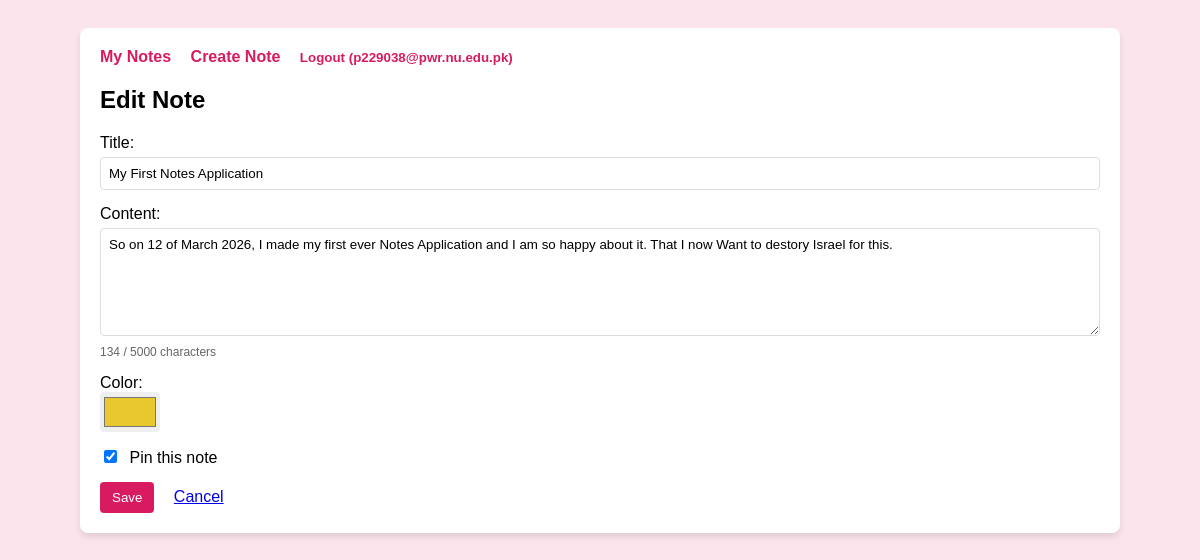
/notes/1/edit/ (signed in), run on the app's committed database.
### notes/models.py (models this page shows, shortened)
class Note(models.Model):
    title = models.CharField(max_length=200)
    content = models.TextField()
    color = models.CharField(max_length=7, default='#FFFF99')
    is_pinned = models.BooleanField(default=False)
    created_at = models.DateTimeField(auto_now_add=True)
    updated_at = models.DateTimeField(auto_now=True)
    owner = models.ForeignKey(User, on_delete=models.CASCADE)
    class Meta:
        ordering = ['-is_pinned', '-created_at']

### notes/views.py (the view)
# urls.py: path('<int:id>/edit/', views.note_edit, name='note_edit'),
@login_required
def note_edit(request, id):
    note = get_object_or_404(Note, id=id, owner=request.user)
    if request.method == 'POST':
        form = NoteForm(request.POST, instance=note)
        if form.is_valid():
            form.save()
            return redirect('note_list')
    else:
        form = NoteForm(instance=note)
    return render(request, 'notes/note_form.html', {'form': form})

### notes/forms.py
class NoteForm(forms.ModelForm):
    color = forms.CharField(
        widget=forms.TextInput(attrs={
            'type': 'color',
            'class': 'color-picker'
        })
    )
    class Meta:
        model = Note
        fields = ['title', 'content', 'color', 'is_pinned']
        widgets = {
            'title': forms.TextInput(attrs={'class': 'form-control', 'placeholder': 'Note title'}),
            'content': forms.Textarea(attrs={'class': 'form-control', 'placeholder': 'Note content', 'rows': 6, 'id': 'content-field'}),
            'is_pinned': forms.CheckboxInput(attrs={'class': 'form-check-input'}),
        }
        labels = {
            'is_pinned': 'Pin this note',
        }

### notes/templates/notes/note_form.html (shortened to what this page needs)
{% extends 'notes/base.html' %}
{% block content %}
    <h2>{% if form.instance.pk %}Edit Note{% else %}Create Note{% endif %}</h2>
    <form method="post">
        <div style="margin-bottom: 15px;">
            {{ form.title.label_tag }}<br>
            {{ form.title }}
        </div>
        <div style="margin-bottom: 15px;">
            {{ form.content.label_tag }}<br>
            {{ form.content }}
            <div style="margin-top: 5px; font-size: 12px; color: #666;">
                <span id="char-count">0</span> / 5000 characters
            </div>
        </div>
        <div style="margin-bottom: 15px;">
            {{ form.color.label_tag }}<br>
            {{ form.color }}
        </div>
        <div style="margin-bottom: 15px;">
            {{ form.is_pinned }} {{ form.is_pinned.label }}
        </div>
        <button type="submit" class="btn">Save</button>
        <a href="{% url 'note_list' %}" style="margin-left: 10px;">Cancel</a>
    </form>
{% endblock %}

### notes/templates/notes/base.html (shortened to what this page needs)
<!DOCTYPE html>
<html lang="en">
<head>
</head>
<body>
    <div class="container">
        <div class="nav">
            {% if user.is_authenticated %}
                <a href="{% url 'note_list' %}">My Notes</a>
                <a href="{% url 'note_create' %}">Create Note</a>
                <form method="post" action="{% url 'logout' %}" style="display: inline;">
                    <button type="submit" style="background: none; border: none; color: #d81b60; font-weight: bold; cursor: pointer; padding: 0; text-decoration: none;">Logout ({{ user.username }})</button>
                </form>
            {% else %}
                <a href="{% url 'login' %}">Login</a>
                <a href="{% url 'register' %}">Register</a>
            {% endif %}
        </div>
        {% block content %}
        {% endblock %}
    </div>
</body>
</html>

### notes/templates/notes/base.html (style rules this page uses)
body { font-family: sans-serif; background-color: #fce4ec; padding: 20px; }
.container { max-width: 1000px; margin: 0 auto; background: white; padding: 20px; border-radius: 8px; box-shadow: 0 4px 6px rgba(0,0,0,0.1); }
.nav { margin-bottom: 20px; }
.nav a { margin-right: 15px; text-decoration: none; color: #d81b60; font-weight: bold; }
.btn { padding: 8px 12px; background-color: #d81b60; color: white; text-decoration: none; border-radius: 4px; border: none; cursor: pointer; margin-right: 5px; }
.form-control { width: 100%; padding: 8px; margin-top: 5px; border: 1px solid #ddd; border-radius: 4px; font-family: sans-serif; box-sizing: border-box; }
.color-picker { width: 60px; height: 40px; border: none; border-radius: 4px; cursor: pointer; }
.form-check-input { margin-right: 8px; }

### data on the page
Note: title "My First Notes Application", content "So on 12 of March 2026, I made my first ever Notes Application and I am so happy about it. That I now Want to destory Israel for this.", color "#e8c82c", is_pinned "☑"

### other printed values
{{ user.username }} "p229038@pwr.nu.edu.pk"
